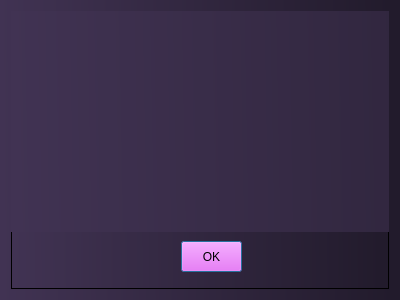
<?xml version="1.0" encoding="UTF-8"?>
<ui version="4.0">
 <class>Dialog</class>
 <widget class="QDialog" name="Dialog">
  <property name="geometry">
   <rect>
    <x>0</x>
    <y>0</y>
    <width>400</width>
    <height>300</height>
   </rect>
  </property>
  <property name="minimumSize">
   <size>
    <width>400</width>
    <height>300</height>
   </size>
  </property>
  <property name="maximumSize">
   <size>
    <width>400</width>
    <height>300</height>
   </size>
  </property>
  <property name="windowTitle">
   <string>Dialog</string>
  </property>
  <property name="styleSheet">
   <string notr="true">
background-color: qlineargradient(spread:pad, x1:0, y1:0.545, x2:0.977, y2:0.539773, stop:0 rgba(65, 51, 83, 255), stop:1 rgba(34, 27, 44, 255));</string>
  </property>
  <layout class="QHBoxLayout" name="horizontalLayout">
   <item>
    <widget class="QFrame" name="frame">
     <property name="frameShape">
      <enum>QFrame::StyledPanel</enum>
     </property>
     <property name="frameShadow">
      <enum>QFrame::Raised</enum>
     </property>
     <widget class="QPushButton" name="pushButton">
      <property name="geometry">
       <rect>
        <x>170</x>
        <y>230</y>
        <width>61</width>
        <height>31</height>
       </rect>
      </property>
      <property name="styleSheet">
       <string notr="true">background-color: rgb(255, 85, 255);</string>
      </property>
      <property name="text">
       <string>OK</string>
      </property>
     </widget>
     <widget class="QWidget" name="verticalLayoutWidget">
      <property name="geometry">
       <rect>
        <x>0</x>
        <y>0</y>
        <width>772</width>
        <height>221</height>
       </rect>
      </property>
      <layout class="QVBoxLayout" name="verticalLayout_3">
       <item>
        <widget class="QLabel" name="label">
         <property name="styleSheet">
          <string notr="true">color: rgb(255, 255, 255);
font: 10pt &quot;MS Shell Dlg 2&quot;;</string>
         </property>
         <property name="text">
          <string/>
         </property>
        </widget>
       </item>
      </layout>
     </widget>
    </widget>
   </item>
  </layout>
 </widget>
 <resources/>
 <connections/>
</ui>
